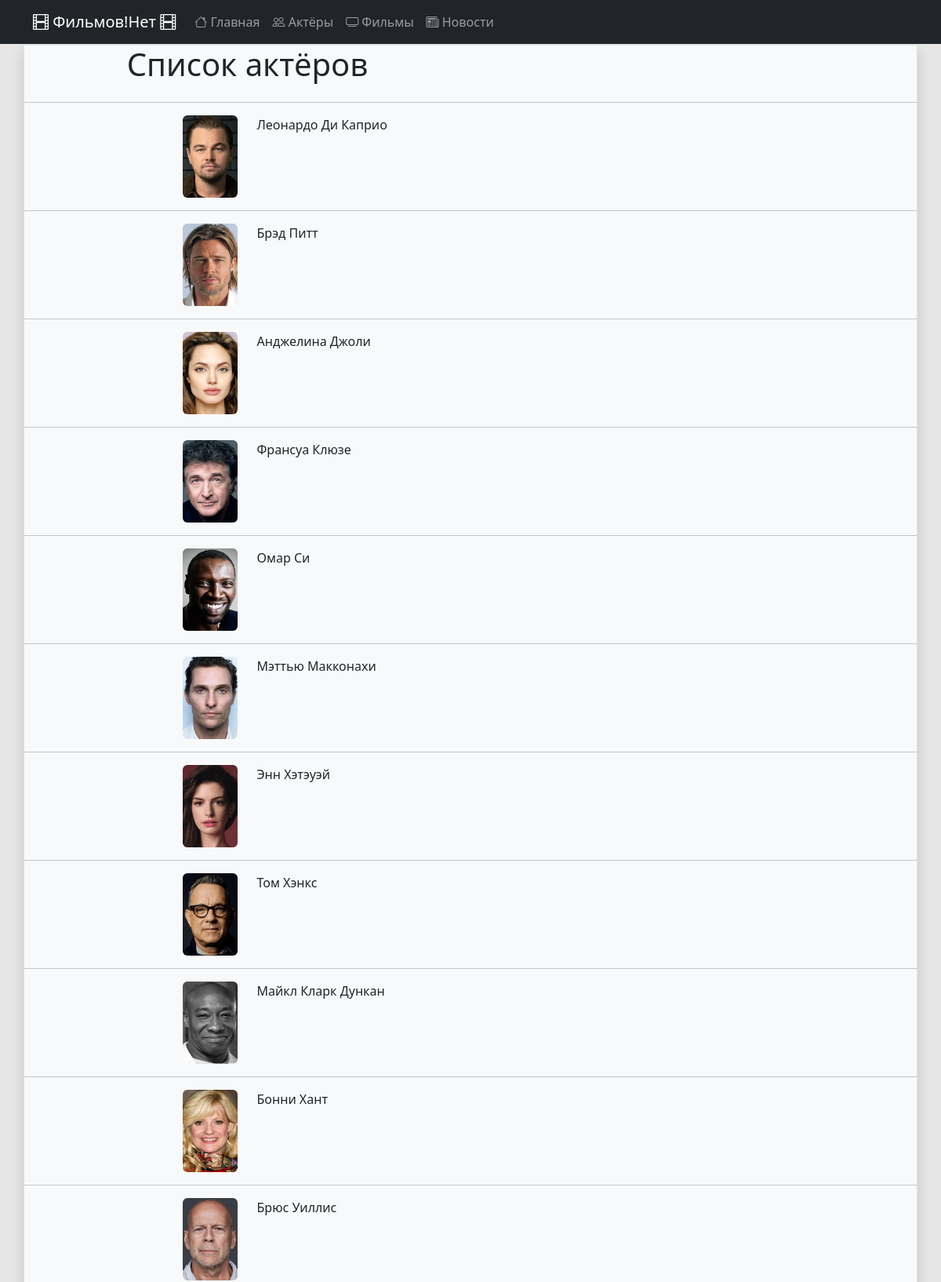
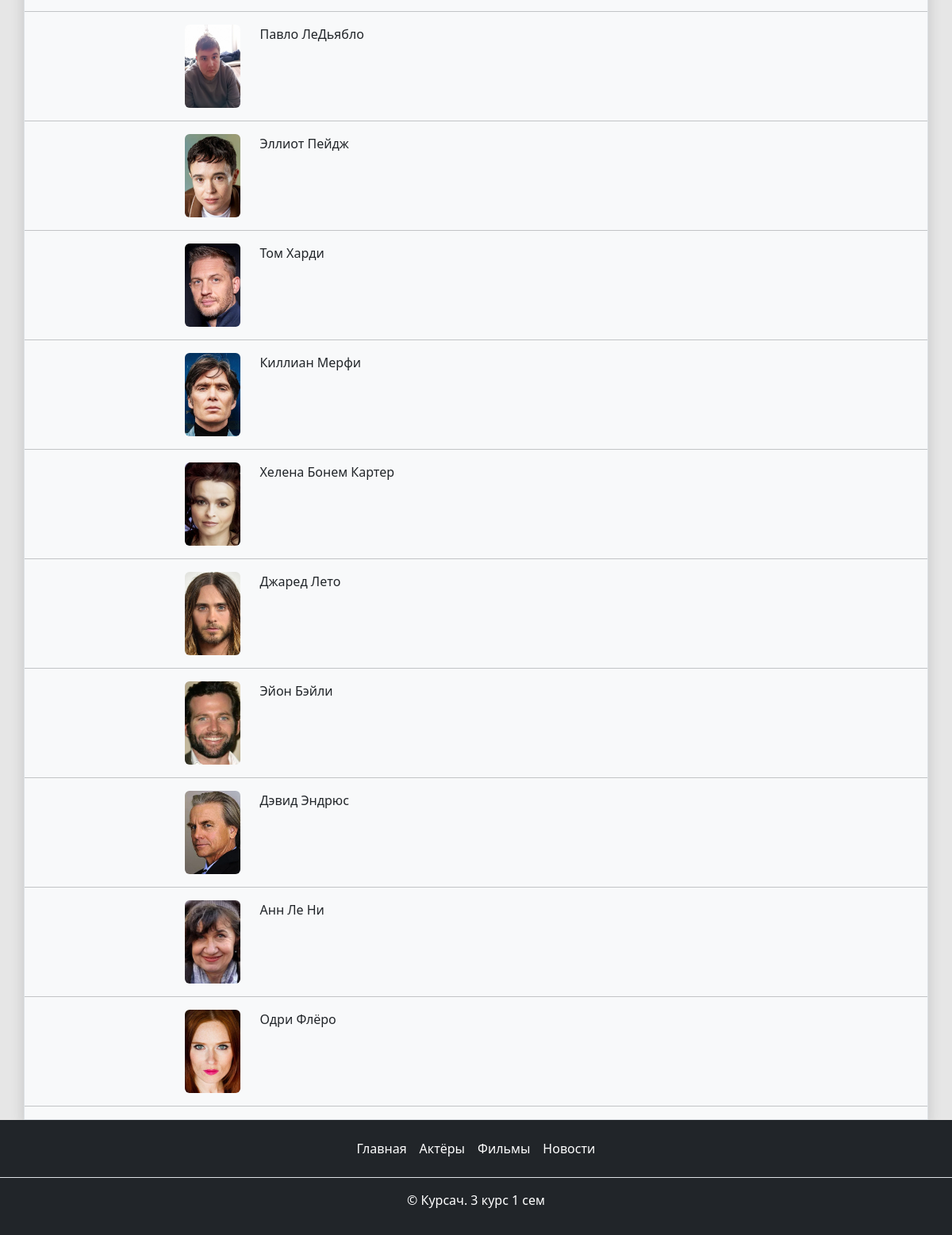
The page /actors/ on the database its author committed (2 pictures, top to bottom).
### main/models.py (models this page shows, shortened)
class Actor(models.Model):
    name = models.CharField('полное имя', max_length=100)
    birth_date = models.DateField('Дата рождения')
    gender = models.CharField('Пол', max_length=25)
    bio = models.TextField('биография')
    photo = models.ImageField('фото', upload_to='actors_photos/', blank=True, null=True)
    class Meta:
        verbose_name = 'Актёр'
        verbose_name_plural = 'Актёры'

### main/views.py (the view)
# urls.py: path('actors/', views.actor_list, name = 'actor_list'),
def actor_list(request):
    actorlist = Actor.objects.all()
    return render(request, 'main/actor_list.html',
                  context={'actor':actorlist})

### main/templates/main/actor_list.html (shortened to what this page needs)
{% extends 'main/base.html' %}
{% block content %}
<div class="container border shadow bg-light min-vh-100">
    <div class="row">
        <div class="col-6">
            <h1 class="text-center">Список актёров</h1>
        </div>
        <div class="col-6"></div>
        <hr class="featurette-divider my-3">
        {% for i in actor %}
            <div class="col-2"></div>
            <div class="col-1">
                <a href="{% url 'actor_detail' i.id %}"><img class="rounded" src="{{ i.photo.url }}" alt="{{ i.name }}" width="70" height="105"></a>
            </div>
            <div class="col-3">
                <a class="nav-link" href="{% url 'actor_detail' i.id %}">
                        {{ i.name }}
                </a>
            </div>
            <div class="col-6"></div>
            <hr class="featurette-divider my-3">
            {% empty %}
            <div class="col-12">
                <p>актёры не указаны</p>
            </div>
        {% endfor %}
    </div>
</div>
{% endblock %}

### rows shown on the page
Actor: photo (picture), name "Леонардо Ди Каприо"
Actor: photo (picture), name "Брэд Питт"
Actor: photo (picture), name "Анджелина Джоли"
Actor: photo (picture), name "Франсуа Клюзе"
Actor: photo (picture), name "Омар Си"
Actor: photo (picture), name "Мэттью Макконахи"
Actor: photo (picture), name "Энн Хэтэуэй"
Actor: photo (picture), name "Том Хэнкс"
Actor: photo (picture), name "Майкл Кларк Дункан"
Actor: photo (picture), name "Бонни Хант"
Actor: photo (picture), name "Брюс Уиллис"
Actor: photo (picture), name "Павло ЛеДьябло"
Actor: photo (picture), name "Эллиот Пейдж"
Actor: photo (picture), name "Том Харди"
Actor: photo (picture), name "Киллиан Мерфи"
Actor: photo (picture), name "Хелена Бонем Картер"
Actor: photo (picture), name "Джаред Лето"
Actor: photo (picture), name "Эйон Бэйли"
Actor: photo (picture), name "Дэвид Эндрюс"
Actor: photo (picture), name "Анн Ле Ни"
Actor: photo (picture), name "Одри Флёро"
